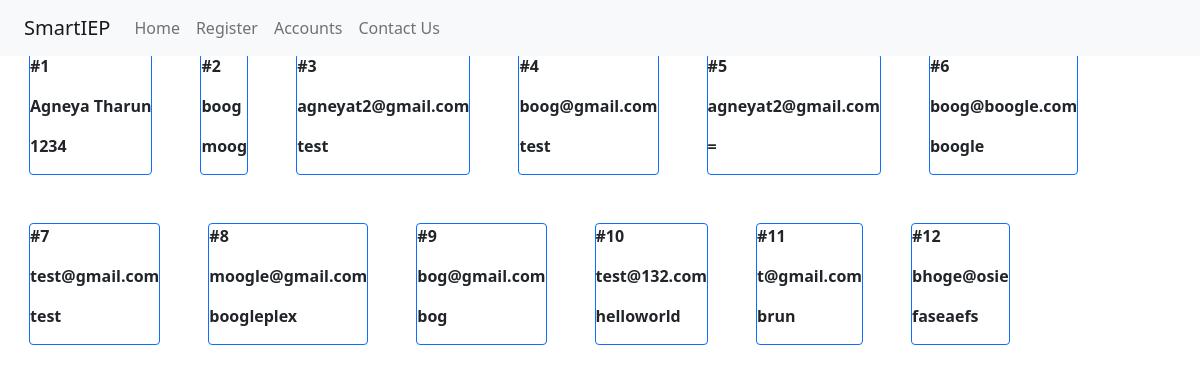
Page /accounts on the earlier database version.
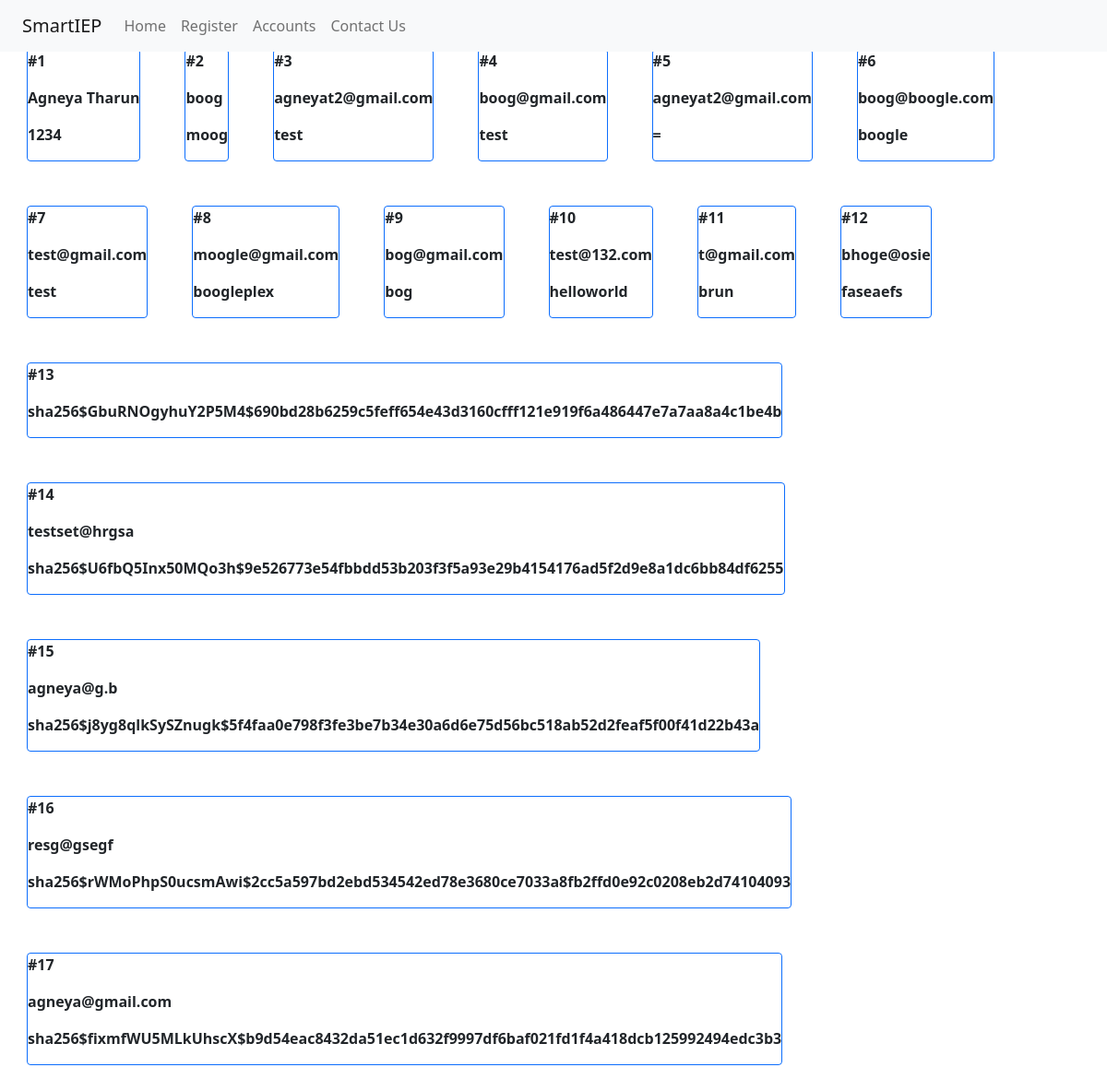
Same page on the later database version.
### app.py (models this page shows)
class Accounts(db.Model):
	__tablename__ = 'accounts'
	account_id = db.Column(db.Integer, primary_key=True)
	username = db.Column(db.String(200),nullable=False)
	password = db.Column(db.String(200),nullable=False)

### app.py (the view)
@app.route("/accounts")
def account():
	accounts = Accounts.query.all()
	return render_template('accounts.html',accounts=accounts)

### templates/accounts.html (shortened to what this page needs)
<!DOCTYPE html>
<html lang="en">
    <head>
        <link href="https://cdn.jsdelivr.net/npm/bootstrap@5.0.2/dist/css/bootstrap.min.css" rel="stylesheet">
    </head>
    <header>
      {% include 'nav.html' %}
    </header>
    <body>
        <div class="content">
            {% for account in accounts %}
                <div class="m-4 border border-primary rounded">
                    <p><b>#{{ account.account_id }}</b></p>
                    <p><b>{{ account.username }}</b></p>
                    <p><b>{{ account.password }}</b></p>
                </div>
            {% endfor %}
        </div>
    </body>
</html>

### templates/nav.html
<nav class="px-4 navbar fixed-top navbar-expand-lg navbar-light bg-light">
    <a class="navbar-brand" href="#">SmartIEP</a>
    <div id="navbarText">
      <ul class="navbar-nav mr-auto">
        <li class="nav-item active">
          <a class="nav-link" href="/signin">Home</a>
        </li>
        <li class="nav-item">
          <a class="nav-link" href="register">Register</a>
        </li>
        <li class="nav-item">
          <a class="nav-link" href="accounts">Accounts</a>
        </li>
        <li class="nav-item">
            <a class="nav-link" href="/contactus">Contact Us</a>
          </li>
      </ul>
    </div>
  </nav>

### templates/accounts.html (style rules this page uses)
.content { margin: 5px; width: 100%; display: flex; flex-direction: row; flex-wrap: wrap; }

Differences in the rows shown:
added Accounts: account_id "13", password "sha256$GbuRNOgyhuY2P5M4$690bd28b6259c5feff654e43d3160cfff121e919f6a486447e7a7aa8a4c1be4b"
added Accounts: account_id "14", username "testset@hrgsa", password "sha256$U6fbQ5Inx50MQo3h$9e526773e54fbbdd53b203f3f5a93e29b4154176ad5f2d9e8a1dc6bb84df6255"
added Accounts: account_id "15", username "agneya@g.b", password "sha256$j8yg8qlkSySZnugk$5f4faa0e798f3fe3be7b34e30a6d6e75d56bc518ab52d2feaf5f00f41d22b43a"
added Accounts: account_id "16", username "resg@gsegf", password "sha256$rWMoPhpS0ucsmAwi$2cc5a597bd2ebd534542ed78e3680ce7033a8fb2ffd0e92c0208eb2d74104093"
added Accounts: account_id "17", username "agneya@gmail.com", password "sha256$fixmfWU5MLkUhscX$b9d54eac8432da51ec1d632f9997df6baf021fd1f4a418dcb125992494edc3b3"
